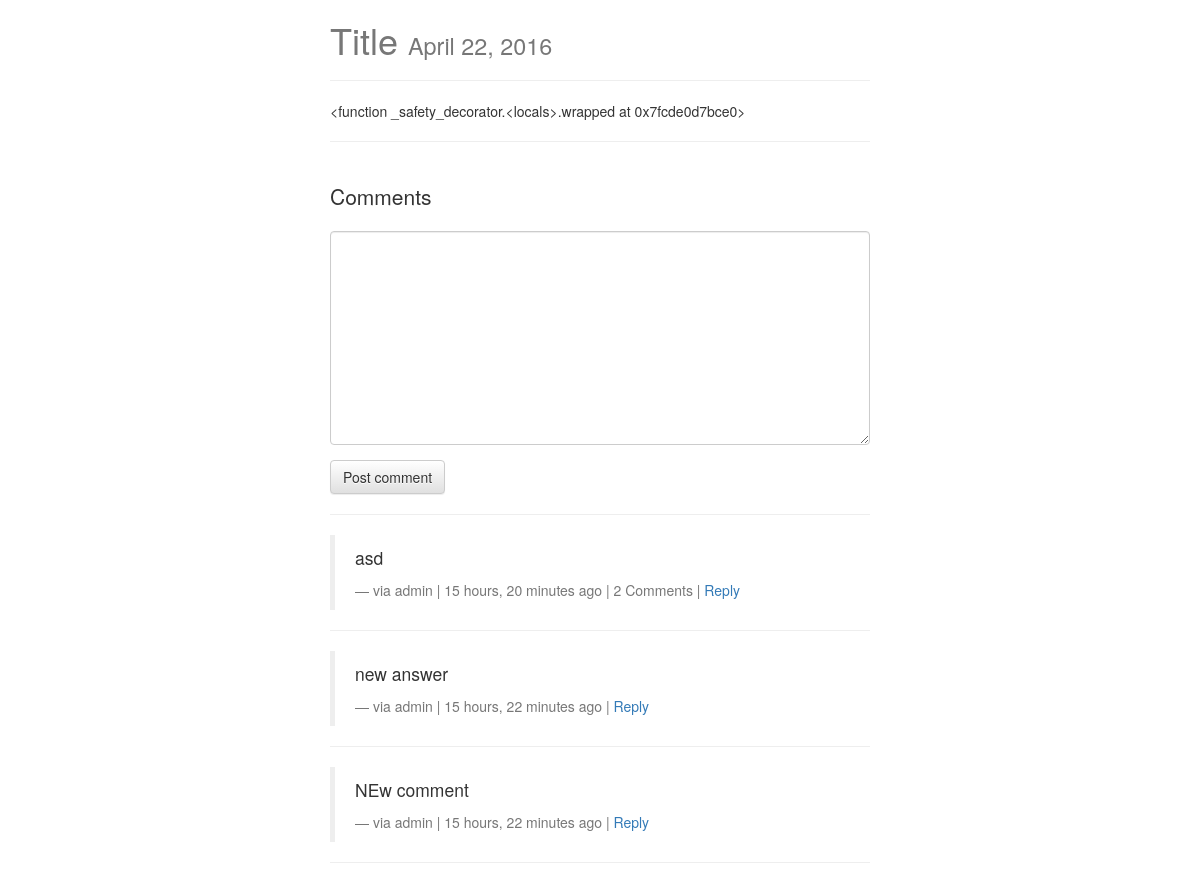
The page /posts/sl/ (upper part) on the database as committed earlier.
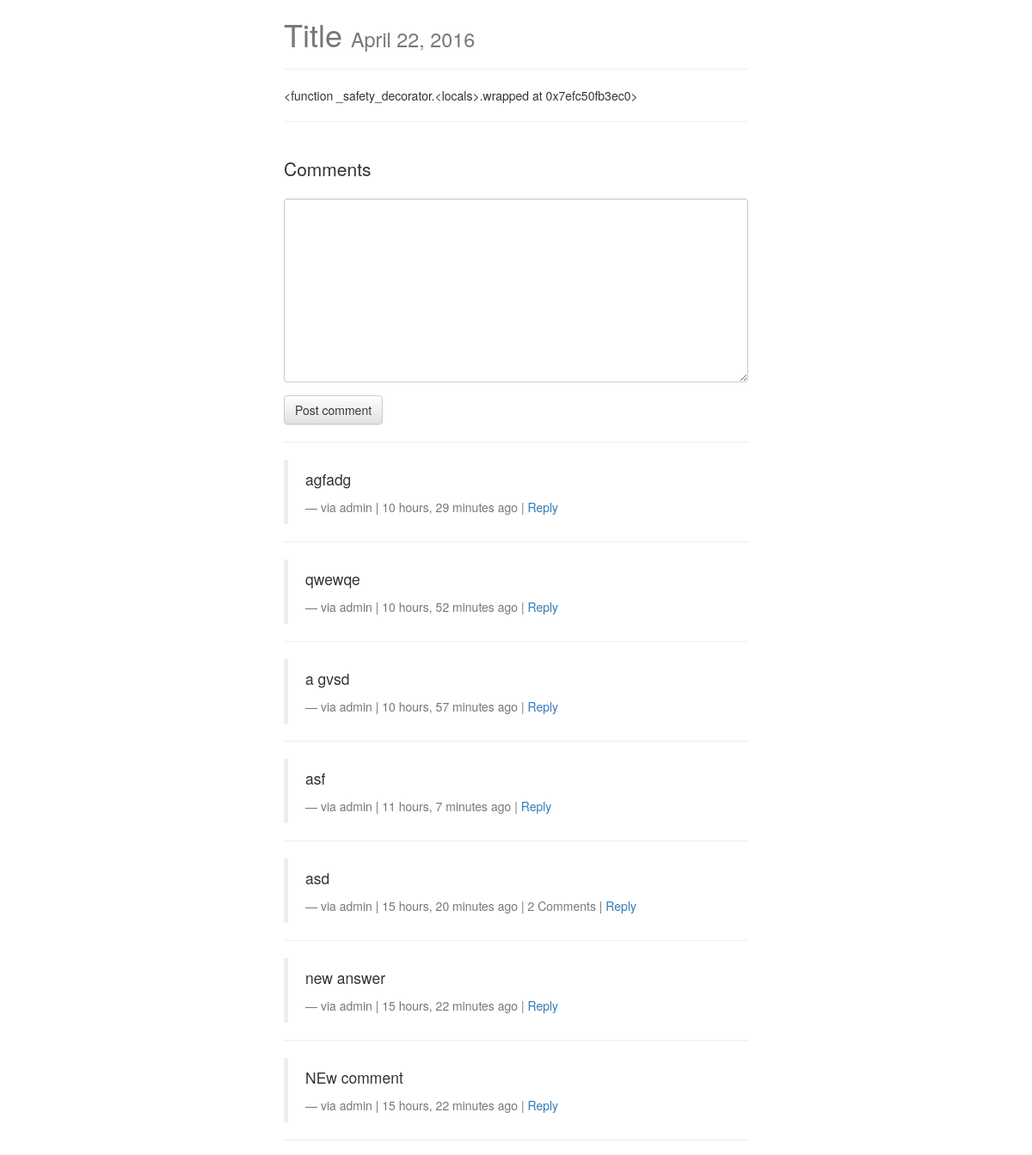
The same page on the database as committed later.
### posts/models.py (models this page shows, shortened)
class Post(models.Model):
	user = models.ForeignKey(settings.AUTH_USER_MODEL, default=1)
	title = models.CharField(max_length=200)
	slug = models.SlugField(unique=True)
	image = models.ImageField(upload_to=upload_location, null=True, blank=True, height_field="height_field", width_field="width_field")
	height_field = models.IntegerField(default=0)
	width_field = models.IntegerField(default=0)
	content = models.TextField()
	draft = models.BooleanField(default=False)
	publish = models.DateField(auto_now=False, auto_now_add=False)
	updated = models.DateTimeField(auto_now=True, auto_now_add=False)
	timestamp = models.DateTimeField(auto_now=False, auto_now_add=True)
	objects = PostManager()
	class Meta:
		ordering = ["-timestamp","-updated"]
	def get_markdown(self):
		content = self.content
		markdown_text = markdown(content)
		return mark_safe(markdown_text)
	@property
	def comments(self):
		instance = self
		qs = Comment.objects.filter_by_instance(instance)
		return qs
	@property
	def get_content_type(self):
		instance = self
		content_type = ContentType.objects.get_for_model(instance.__class__)
		return content_type

### comments/models.py (models this page shows, shortened)
class Comment(models.Model):
	user = models.ForeignKey(settings.AUTH_USER_MODEL, default=1)
	content_type = models.ForeignKey(ContentType, on_delete=models.CASCADE)
	object_id = models.PositiveIntegerField()
	content_object = GenericForeignKey('content_type', 'object_id')
	parent = models.ForeignKey('self', null=True, blank=True)
	content = models.TextField()
	timestamp = models.DateTimeField(auto_now_add=True)
	objects = CommentManager()
	class Meta:
		ordering = ['-timestamp']
	def children(self): #ответы
		return Comment.objects.filter(parent=self)

### posts/views.py (the view, shortened to what this page needs)
# urls.py: url(r'^(?P<slug>[\w-]+)/$', post_detail, name='detail'),
def post_detail(request, slug=None):
	instance = get_object_or_404(Post, slug=slug)
	if instance.publish > timezone.now().date() or instance.draft:
		if not request.user.is_staff or not request.user.is_superuser:
			raise Http404
	share_string = quote_plus(instance.content)
	initial_data = {
			"content_type": instance.get_content_type,
			"object_id": instance.id
	}
	form = CommentForm(request.POST or None, initial=initial_data)
	comments = instance.comments
	context = {
		"title": instance.title,
		"instance": instance,
		"share_string": share_string,
		"comments": comments,
		"comment_form":form,
	}
	return render(request, "post_detail.html", context)

### comments/forms.py
class  CommentForm(forms.Form):
	content_type = forms.CharField(widget=forms.HiddenInput)
	object_id = forms.IntegerField(widget=forms.HiddenInput)
	content = forms.CharField(label='', widget=forms.Textarea)

### comments/models.py (called while the page is built)
	def filter_by_instance(self,instance):
		content_type = ContentType.objects.get_for_model(instance.__class__)
		obj_id = instance.id
		qs = super(CommentManager, self).filter(content_type=content_type, object_id= obj_id).filter(parent=None)
		return qs

### posts/templatetags/urlify.py (called while the page is built)
@register.filter
def urlify(value):
	return quote_plus(value)

### templates/post_detail.html (shortened to what this page needs)
{% extends "base.html" %}
{% load urlify %}
{% load crispy_forms_tags %}
{% block content %}
<div class='col-sm-6 col-sm-offset-3'>
<h1>{{ title }} <small>{% if instance.draft %}<span style='color:red;'>Draft</span> {% endif %}{{ instance.publish }}</small></h1>
<p><div class="fb-like" data-href="{{ request.build_absolute_uri }}" data-layout="button_count" data-action="like" data-show-faces="true" data-share="true"></div>
<hr/>
</p>
<div class='row'>
<div class='col-sm-12 '>
   <div class='post-detail-item'>{{ instance.get_markdown }}</div>
    <hr/>
    <br/>
    <div>
        <p class='lead'>Comments</p>
        <form method="POST" action="."> {% csrf_token %}
            {{ comment_form|crispy }}
            <input type='submit' value='Post comment' class='btn btn-default'>
        </form>
        <hr/>
        {% for comment in comments %}
        <blockquote>
          <p>{{ comment.content }}</p>
          <footer>via {{ comment.user }} | {{ comment.timestamp|timesince }} ago | {% if comment.children.count > 0 %}{{ comment.children.count }} Comment{% if comment.children.count > 1 %}s{% endif %} | {% endif %} <a class='comment-reply-btn' href='#'>Reply</a></footer>
        </blockquote>
        <hr/>
        {% endfor %}
    </div>
</div>
</div>
</div>
{% endblock content %}

### templates/base.html (shortened to what this page needs)
{% load staticfiles %}
<html>
<head>
<link rel="stylesheet" href="https://maxcdn.bootstrapcdn.com/bootstrap/3.3.6/css/bootstrap.min.css">
<link rel="stylesheet" href="https://maxcdn.bootstrapcdn.com/bootstrap/3.3.6/css/bootstrap-theme.min.css">
<link rel='stylesheet' href='https://maxcdn.bootstrapcdn.com/font-awesome/4.5.0/css/font-awesome.min.css' >
<link rel='stylesheet' href='{% static "css/base.css" %}' />
</head>
<body>
<div class='container'>
{% block content %}{% endblock content %}
</div>
</body>
</html>

### posts/static/css/base.css (style rules this page uses)
h1 { color: #777777; }

Rows that differ between the two databases and show on the page:
computed for Post "Title": get_markdown "<function _safety_decorator.<locals>.wrapped at 0x7fcde0d7bce0>" → "<function _safety_decorator.<locals>.wrapped at 0x7efc50fb3ec0>"
added Comment: content "agfadg", user "admin", timestamp "10 hours, 29 minutes"
added Comment: content "qwewqe", user "admin", timestamp "10 hours, 52 minutes"
added Comment: content "a gvsd", user "admin", timestamp "10 hours, 57 minutes"
added Comment: content "asf", user "admin", timestamp "11 hours, 7 minutes"
